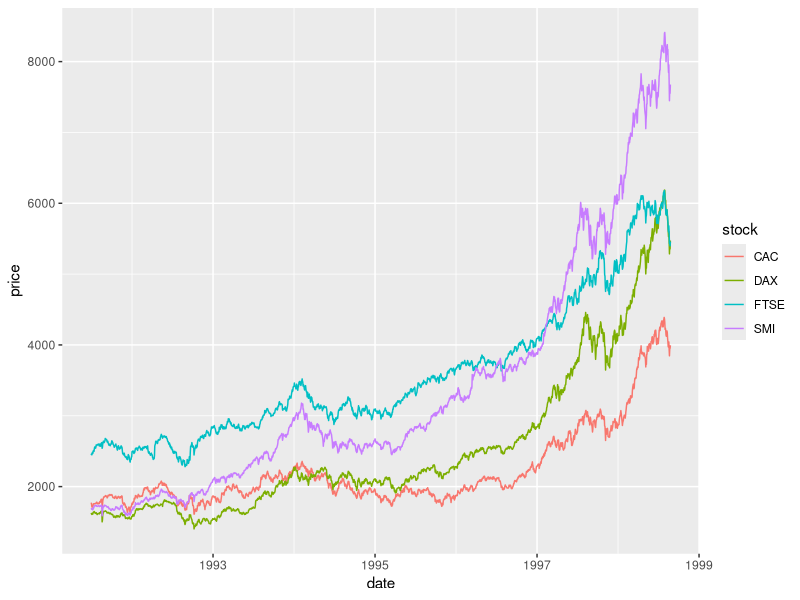
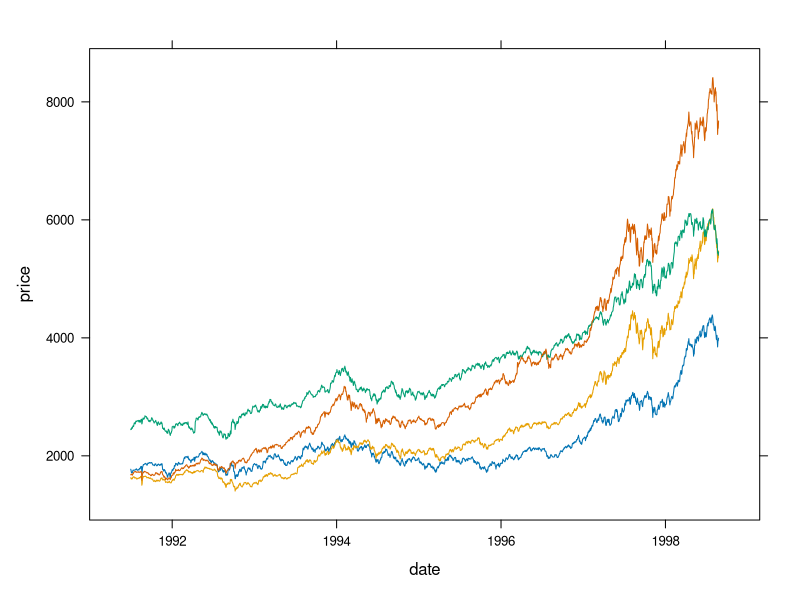
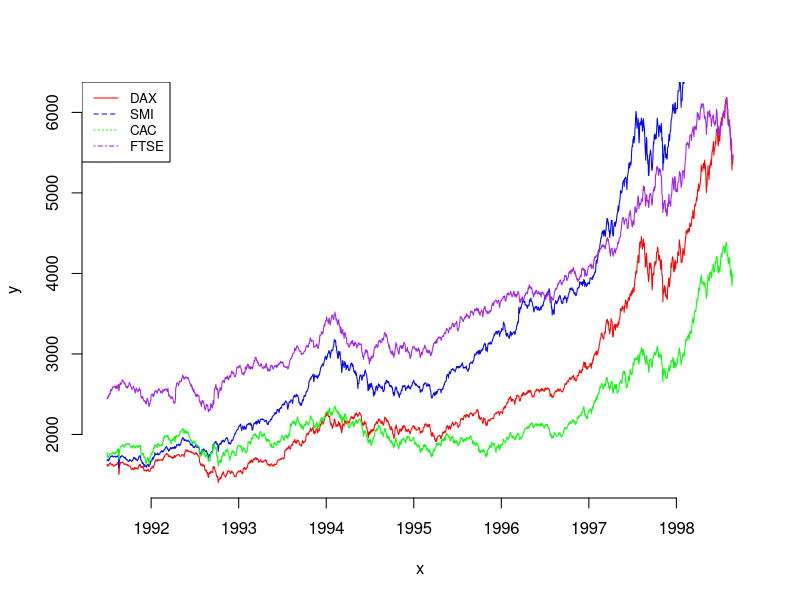
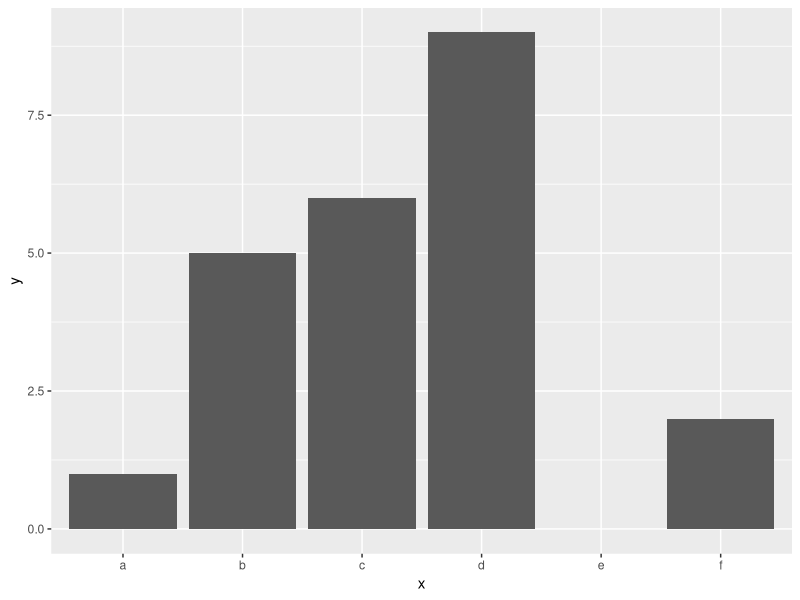
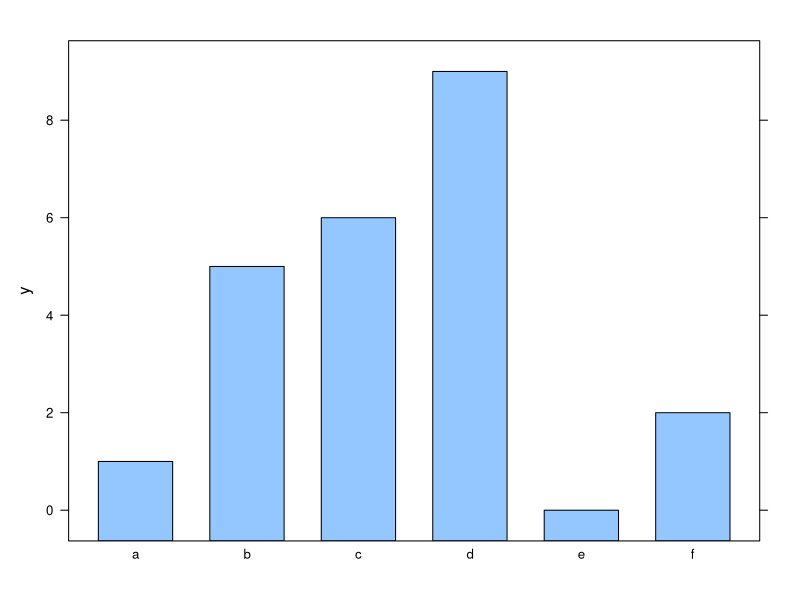
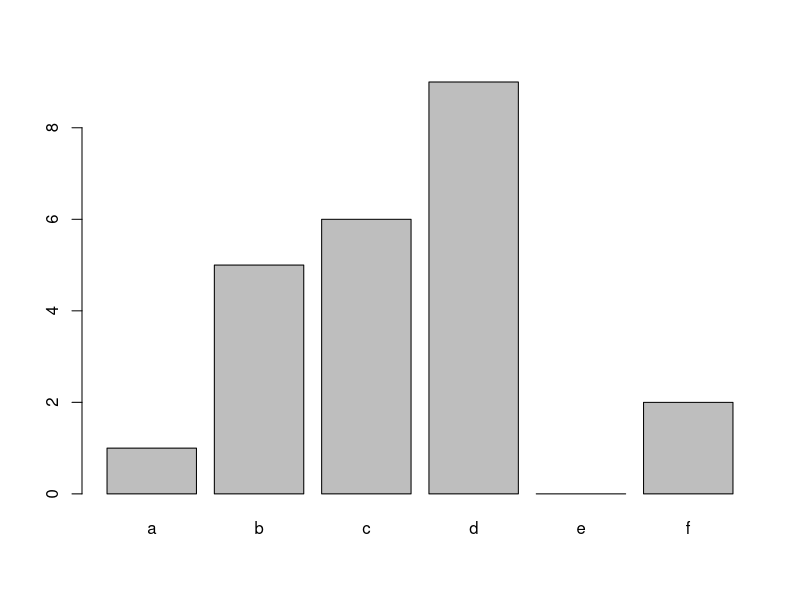
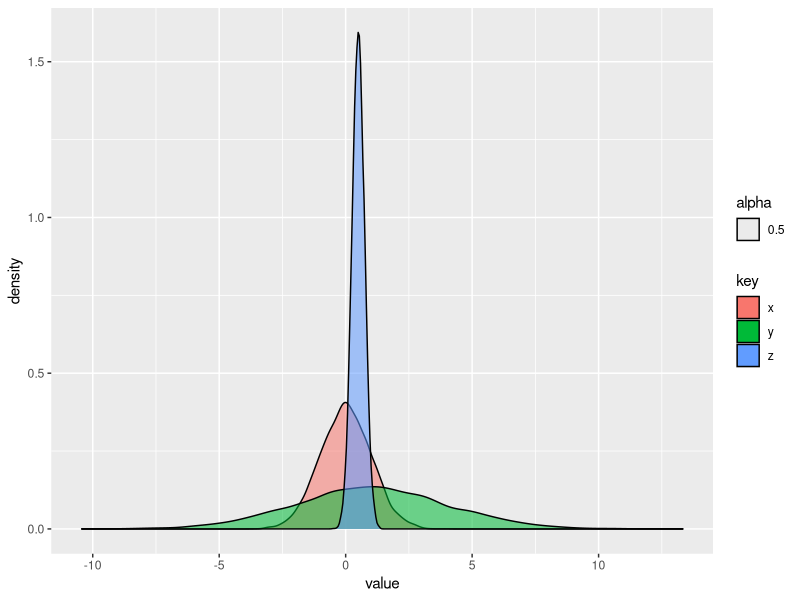
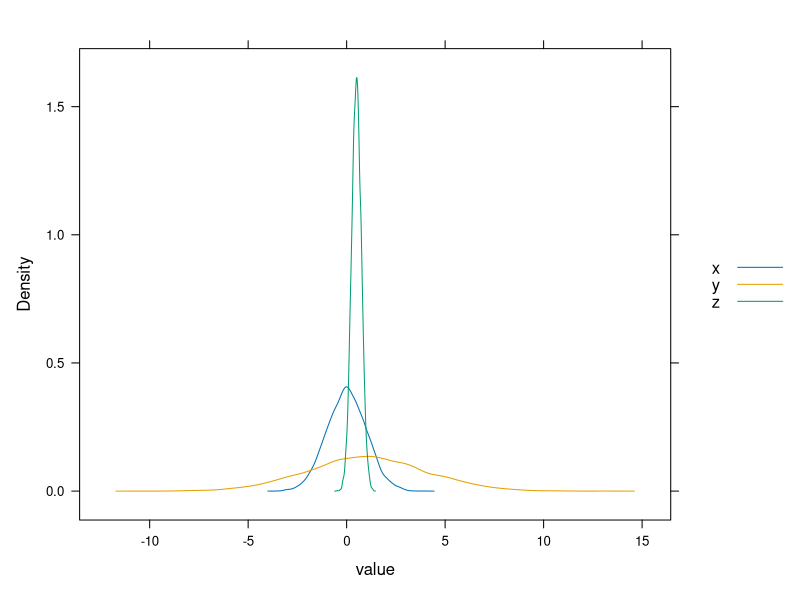

These figures' R source, in order:
## ---- chunk 1
data("EuStockMarkets")
library(tidyr)
library(ggplot2)
library(dplyr)
library(lattice)

timings = data.frame()

## ---- chunk 2

df <- cbind(as.data.frame(EuStockMarkets), data.frame(date=as.vector(time(EuStockMarkets))))
gathered_df <- gather(df, stock, price, -date)

ggplot_time <- system.time({
  ggplot_plot <- ggplot(gathered_df, aes(x=date, y=price, color=stock)) + geom_line()
})[['elapsed']]

ggplot_plot
ggplot_time

lattice_time <- system.time({
  lattice_plot <- xyplot(price~date, data = gathered_df, groups = stock, type='l')
})[['elapsed']]
lattice_plot
lattice_time

plot_with_base_r <- function (){
  
  # 2. Plot a first line
  plot(df[['date']], df[['DAX']], type = "l", frame = FALSE, pch = 18,
       col = "red", xlab = "x", ylab = "y")
  
  # 3. Add a second line
  lines(df[['date']], df[['SMI']], pch = 18, col = "blue", type = "l")
  # 3. Add a second line
  lines(df[['date']], df[['CAC']], pch = 18, col = "green", type = "l")
  # 3. Add a second line
  lines(df[['date']], df[['FTSE']], pch = 18, col = "purple", type = "l")
  
  # 4. Add a legend to the plot and set legend lty
  legend("topleft", legend = c("DAX", "SMI", "CAC", "FTSE"),
         col = c("red", "blue", "green", "purple"), lty = 1:4, cex = 0.8)
  
}

base_r_time <- system.time(plot_with_base_r())[['elapsed']]

timings <- rbind(timings, data.frame(base_r_time = base_r_time, ggplot_time = ggplot_time, lattice_time = lattice_time, type='lines'))

## ---- chunk 3
df <- data.frame(y=c(1, 5 ,6 , 9 , 0 , 2), x=c('a', 'b', 'c', 'd', 'e', 'f'))
ggplot_time <- system.time( {
  ggplot_bar_chart <- ggplot(df, aes(x=x,y=y)) + geom_bar(stat='identity')
})[['elapsed']]
ggplot_bar_chart

lattice_time <- system.time( {lattice_plot <- barchart(y~x, data=df)} )[['elapsed']]
lattice_plot
base_r_time <- system.time( barplot(df[['y']], names=df[['x']]) )[['elapsed']]
timings <- rbind(timings, data.frame(base_r_time = base_r_time, ggplot_time = ggplot_time, lattice_time = lattice_time, type='barplot'))

## ---- chunk 4
n <- 10000
df <- data.frame(x = rnorm(n, mean=0, sd=1), 
                 y = rnorm(n, mean=1, sd=3), 
                 z = rnorm(n, mean=0.5, sd=0.25)) 
gathered_data <- gather(df, key, value)

ggplot_time <- system.time({
  ggplot_output <- ggplot(gathered_data, aes(x=value, fill=key, alpha=0.5)) + geom_density()
})[['elapsed']]
ggplot_output

lattice_time <- system.time({
  lattice_output <- densityplot(~value, data=gathered_data, groups=key, plot.points=FALSE, auto.key=TRUE)
})[['elapsed']]
lattice_output

base_r_density <- function(){
  plot(density(df[['x']], from=-5, to=5), col='red', ylim=c(0,2), xlim=c(-5,5), main='density', xlab='x')
  lines(density(df[['y']], from=-5, to=5), col='blue')
  lines(density(df[['z']], from=-5, to=5), col='green')
  legend("topleft", legend = colnames(df),  col = c("red", "blue", "green"), lty = 1:4, cex = 0.8)
}

base_r_time <- system.time(base_r_density())[['elapsed']]

timings <- rbind(timings, data.frame(base_r_time = base_r_time, ggplot_time = ggplot_time, lattice_time = lattice_time, type='density plot'))

## ---- chunk 5
n <- 10000
df <- data.frame(x = rnorm(n, mean=0, sd=1), 
                 y = rnorm(n, mean=1, sd=3), 
                 z = rnorm(n, mean=0.5, sd=0.25)) 
gathered_data <- gather(df, key, value)

ggplot_time <- system.time({
  ggplot_output <- ggplot(gathered_data, aes(x=key, y=value)) + geom_boxplot()
})[['elapsed']]
ggplot_output

lattice_time <- system.time({
  lattice_output <- bwplot(value~key, data=gathered_data, groups=key, plot.points=FALSE)
})[['elapsed']]
lattice_output

base_r_density <- function(){
  boxplot(value~key, data = gathered_data)
}

base_r_time <- system.time(base_r_density())[['elapsed']]

timings <- rbind(timings, data.frame(base_r_time = base_r_time, ggplot_time = ggplot_time, lattice_time = lattice_time, type='box plot'))
## ---- chunk 6
  data(iris)
  ggplot_scatter_time <- system.time({
    ggplot_scatter_plot <- ggplot(iris, aes(x=Sepal.Length, y=Sepal.Width, color=Species)) + 
      geom_point()
  })[['elapsed']]
  ggplot_scatter_plot
  
  base_r_scatter <- function(){
    plot(iris[['Sepal.Length']], iris[['Sepal.Width']], pch=21, bg=c("red","green","blue")[unclass(iris$Species)], 
         main="Iris", xlab='Sepal.Length', ylab='Sepal.Width' )
    legend("topleft", legend = unique(factor(iris$Species)),  col = c("red", "green", "blue"), lty = 1:4, cex = 0.8)
  }
  
  base_r_scatter_time <- system.time(base_r_scatter())[['elapsed']]
  
  lattice_scatter_time <- system.time({
    lattice_scatter <- xyplot(Sepal.Width~Sepal.Length, data=iris, group=Species, auto.key = TRUE)
  })[['elapsed']]
  lattice_scatter
  
  timings <- rbind(timings, data.frame(base_r_time = base_r_scatter_time, ggplot_time = ggplot_scatter_time, lattice_time = lattice_scatter_time, type='scatter'))
  
## ---- chunk 7
gather(timings, method, time, - type) %>% 
  ggplot(aes(x=type, y=time, fill=method)) + geom_bar(stat='identity', position='dodge')
